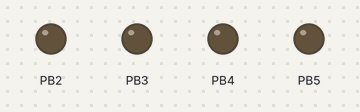
Bench run of a sketch on a simulated ATtiny85, built with avr-gcc and run on an emulated ATtiny85. Shown: output pins drawn as LEDs (lit = HIGH).

Above: at 0.05 s.
At 0.45 s:
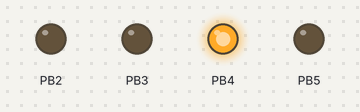
At 0.85 s:
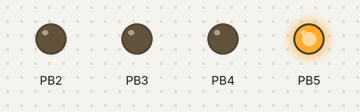
At 1.75 s:
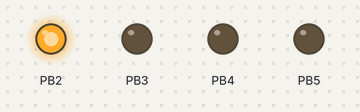
At 2.65 s:
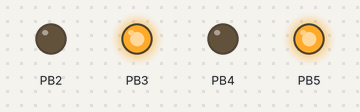
At 3.55 s:
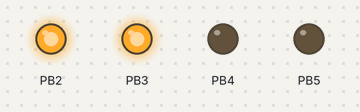
Timing chart, 0 to 3.9 s (numbered marks = the images above):
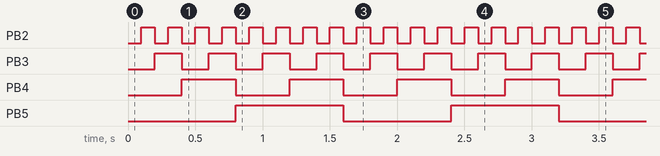

Measured:
- by itself, PB2: alternates HIGH for 0.10 s and LOW for 0.10 s
- by itself, PB3: alternates HIGH for 0.20 s and LOW for 0.20 s
- by itself, PB4: alternates HIGH for 0.40 s and LOW for 0.40 s
- by itself, PB5: alternates HIGH for 0.80 s and LOW for 0.80 s

The sketch:

Counter1.ino
```cpp
#include "Arduino.h"

int counter = 0;

void setup(){
    for (int i = 2; i <= 7; i++){
        pinMode(i, OUTPUT);
    }
}

void loop(){
    for (int i = 2; i <= 7; i++){
        if (counter & (1 << (i - 2))){
            digitalWrite(i, HIGH);
        }
        else{
            digitalWrite(i, LOW);
        }
    }

    counter++;

    // Optionally, reset the counter if it exceeds the maximum 6-bit value (63)
    if (counter > 63){
        counter = 0; // Reset counter to 0 after it reaches 64 (binary 1000000)
    }

    delay(100); // Delay to make the change visible
}
```

lol.c
```cpp
int counter = 0;

void setup() {
  for (int i = 2; i <= 7; i++) {
    pinMode(i, OUTPUT);
  }
}

void loop() {
  // Loop through pins 2 to 7 (6 bits)
  for (int i = 2; i <= 7; i++) {
    if (counter & (1 << (i - 2))) {
      digitalWrite(i, HIGH);
    } else {
      digitalWrite(i, LOW);
    }
  }

  counter++;

  // Optionally, reset the counter if it exceeds the maximum 6-bit value (63)
  if (counter > 63) {
    counter = 0;  // Reset counter to 0 after it reaches 64 (binary 1000000)
  }

  delay(100);  // Delay to make the change visible
}
```
